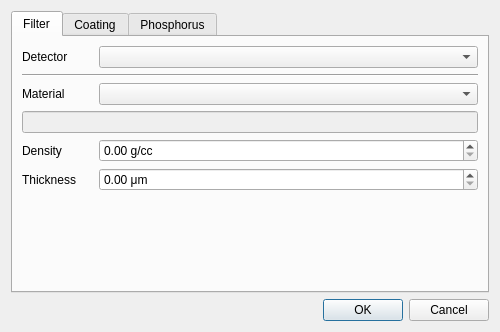
<?xml version="1.0" encoding="UTF-8"?>
<ui version="4.0">
 <class>PhysicsPackageEditor</class>
 <widget class="QDialog" name="PhysicsPackageEditor">
  <property name="geometry">
   <rect>
    <x>0</x>
    <y>0</y>
    <width>500</width>
    <height>332</height>
   </rect>
  </property>
  <property name="sizePolicy">
   <sizepolicy hsizetype="Fixed" vsizetype="Fixed">
    <horstretch>0</horstretch>
    <verstretch>0</verstretch>
   </sizepolicy>
  </property>
  <property name="windowTitle">
   <string>Physics Package Manager</string>
  </property>
  <layout class="QGridLayout" name="gridLayout">
   <item row="0" column="0">
    <layout class="QGridLayout" name="gridLayout_2">
     <item row="1" column="0">
      <widget class="QDialogButtonBox" name="button_box">
       <property name="standardButtons">
        <set>QDialogButtonBox::Cancel|QDialogButtonBox::Ok</set>
       </property>
      </widget>
     </item>
     <item row="0" column="0">
      <widget class="QTabWidget" name="tab_widget">
       <property name="tabPosition">
        <enum>QTabWidget::North</enum>
       </property>
       <property name="currentIndex">
        <number>0</number>
       </property>
       <widget class="QWidget" name="filter_tab">
        <attribute name="title">
         <string>Filter</string>
        </attribute>
        <layout class="QGridLayout" name="gridLayout_3">
         <item row="5" column="1" colspan="5">
          <widget class="ScientificDoubleSpinBox" name="filter_thickness">
           <property name="suffix">
            <string> μm</string>
           </property>
           <property name="singleStep">
            <double>0.100000000000000</double>
           </property>
          </widget>
         </item>
         <item row="5" column="0">
          <widget class="QLabel" name="filter_thickness_label">
           <property name="text">
            <string>Thickness</string>
           </property>
          </widget>
         </item>
         <item row="2" column="1" colspan="5">
          <widget class="QComboBox" name="filter_material"/>
         </item>
         <item row="2" column="0">
          <widget class="QLabel" name="filter_material_label">
           <property name="text">
            <string>Material</string>
           </property>
          </widget>
         </item>
         <item row="3" column="0" colspan="6">
          <widget class="QLineEdit" name="filter_material_input">
           <property name="enabled">
            <bool>false</bool>
           </property>
          </widget>
         </item>
         <item row="0" column="0">
          <widget class="QLabel" name="detector_selector_label">
           <property name="text">
            <string>Detector</string>
           </property>
          </widget>
         </item>
         <item row="0" column="1" colspan="5">
          <widget class="QComboBox" name="detectors"/>
         </item>
         <item row="4" column="0">
          <widget class="QLabel" name="filter_density_label">
           <property name="text">
            <string>Density</string>
           </property>
          </widget>
         </item>
         <item row="4" column="1" colspan="5">
          <widget class="ScientificDoubleSpinBox" name="filter_density">
           <property name="enabled">
            <bool>true</bool>
           </property>
           <property name="suffix">
            <string> g/cc</string>
           </property>
          </widget>
         </item>
         <item row="6" column="0">
          <spacer name="filter_vertical_spacer">
           <property name="orientation">
            <enum>Qt::Vertical</enum>
           </property>
           <property name="sizeHint" stdset="0">
            <size>
             <width>20</width>
             <height>40</height>
            </size>
           </property>
          </spacer>
         </item>
         <item row="1" column="0" colspan="6">
          <widget class="Line" name="line">
           <property name="orientation">
            <enum>Qt::Horizontal</enum>
           </property>
          </widget>
         </item>
        </layout>
       </widget>
       <widget class="QWidget" name="coating_tab">
        <attribute name="title">
         <string>Coating</string>
        </attribute>
        <layout class="QGridLayout" name="gridLayout_4">
         <item row="2" column="0">
          <widget class="QLabel" name="coating_density_label">
           <property name="text">
            <string>Density</string>
           </property>
          </widget>
         </item>
         <item row="0" column="0">
          <widget class="QLabel" name="coating_material_label">
           <property name="text">
            <string>Material</string>
           </property>
          </widget>
         </item>
         <item row="3" column="0">
          <widget class="QLabel" name="coating_thickness_label">
           <property name="text">
            <string>Thickness</string>
           </property>
          </widget>
         </item>
         <item row="0" column="1" colspan="3">
          <widget class="QComboBox" name="coating_material"/>
         </item>
         <item row="2" column="1" colspan="3">
          <widget class="ScientificDoubleSpinBox" name="coating_density">
           <property name="enabled">
            <bool>true</bool>
           </property>
           <property name="suffix">
            <string> g/cc</string>
           </property>
          </widget>
         </item>
         <item row="3" column="1" colspan="3">
          <widget class="ScientificDoubleSpinBox" name="coating_thickness">
           <property name="suffix">
            <string> μm</string>
           </property>
           <property name="singleStep">
            <double>0.100000000000000</double>
           </property>
          </widget>
         </item>
         <item row="1" column="0" colspan="4">
          <widget class="QLineEdit" name="coating_material_input">
           <property name="enabled">
            <bool>false</bool>
           </property>
          </widget>
         </item>
         <item row="5" column="0">
          <spacer name="coating_vertical_spacer">
           <property name="orientation">
            <enum>Qt::Vertical</enum>
           </property>
           <property name="sizeHint" stdset="0">
            <size>
             <width>20</width>
             <height>40</height>
            </size>
           </property>
          </spacer>
         </item>
        </layout>
       </widget>
       <widget class="QWidget" name="phosphor_tab">
        <attribute name="title">
         <string>Phosphorus</string>
        </attribute>
        <layout class="QGridLayout" name="gridLayout_5">
         <item row="3" column="1" colspan="3">
          <widget class="ScientificDoubleSpinBox" name="phosphor_thickness">
           <property name="suffix">
            <string> μm</string>
           </property>
           <property name="singleStep">
            <double>0.100000000000000</double>
           </property>
          </widget>
         </item>
         <item row="0" column="0">
          <widget class="QLabel" name="phosphor_material_label">
           <property name="text">
            <string>Material</string>
           </property>
          </widget>
         </item>
         <item row="0" column="1" colspan="3">
          <widget class="QComboBox" name="phosphor_material"/>
         </item>
         <item row="2" column="0">
          <widget class="QLabel" name="phosphor_density_label">
           <property name="text">
            <string>Density</string>
           </property>
          </widget>
         </item>
         <item row="3" column="0">
          <widget class="QLabel" name="phosphor_thickness_label">
           <property name="text">
            <string>Thickness</string>
           </property>
          </widget>
         </item>
         <item row="2" column="1" colspan="3">
          <widget class="ScientificDoubleSpinBox" name="phosphor_density">
           <property name="enabled">
            <bool>true</bool>
           </property>
           <property name="suffix">
            <string> g/cc</string>
           </property>
          </widget>
         </item>
         <item row="1" column="0" colspan="4">
          <widget class="QLineEdit" name="phosphor_material_input">
           <property name="enabled">
            <bool>false</bool>
           </property>
          </widget>
         </item>
         <item row="6" column="0">
          <spacer name="phosphor_vertical_spacer">
           <property name="orientation">
            <enum>Qt::Vertical</enum>
           </property>
           <property name="sizeHint" stdset="0">
            <size>
             <width>20</width>
             <height>40</height>
            </size>
           </property>
          </spacer>
         </item>
         <item row="4" column="0">
          <widget class="QLabel" name="phosphor_readout_length_label">
           <property name="text">
            <string>Readout Length</string>
           </property>
          </widget>
         </item>
         <item row="4" column="1" colspan="3">
          <widget class="ScientificDoubleSpinBox" name="phosphor_readout_length">
           <property name="suffix">
            <string> μm</string>
           </property>
           <property name="singleStep">
            <double>0.100000000000000</double>
           </property>
          </widget>
         </item>
         <item row="5" column="0">
          <widget class="QLabel" name="phosphor_pre_U0_label">
           <property name="text">
            <string>Pre U0</string>
           </property>
          </widget>
         </item>
         <item row="5" column="1" colspan="3">
          <widget class="ScientificDoubleSpinBox" name="phosphor_pre_U0">
           <property name="singleStep">
            <double>0.100000000000000</double>
           </property>
          </widget>
         </item>
        </layout>
       </widget>
      </widget>
     </item>
    </layout>
   </item>
  </layout>
 </widget>
 <customwidgets>
  <customwidget>
   <class>ScientificDoubleSpinBox</class>
   <extends>QDoubleSpinBox</extends>
   <header>scientificspinbox.h</header>
  </customwidget>
 </customwidgets>
 <tabstops>
  <tabstop>tab_widget</tabstop>
  <tabstop>detectors</tabstop>
  <tabstop>filter_material</tabstop>
  <tabstop>filter_material_input</tabstop>
  <tabstop>filter_density</tabstop>
  <tabstop>filter_thickness</tabstop>
  <tabstop>coating_material</tabstop>
  <tabstop>coating_material_input</tabstop>
  <tabstop>coating_density</tabstop>
  <tabstop>coating_thickness</tabstop>
  <tabstop>phosphor_material</tabstop>
  <tabstop>phosphor_material_input</tabstop>
  <tabstop>phosphor_density</tabstop>
  <tabstop>phosphor_thickness</tabstop>
  <tabstop>phosphor_readout_length</tabstop>
  <tabstop>phosphor_pre_U0</tabstop>
 </tabstops>
 <resources/>
 <connections/>
</ui>
